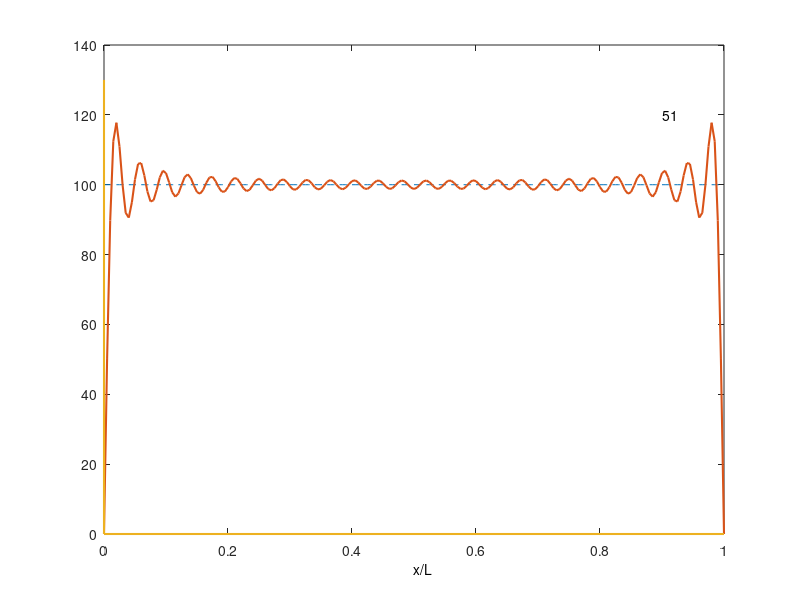

This chart was generated by the following MATLAB code:


n=201
m=51
for i=1:m 
 for j=1:n
 x=(j-1)/(n-1);
 C(i,j)=(200/(i*pi))*(1-cos(i*pi))*sin(i*pi*x);
  end
  end
y3=sum(C);




x1=(0:1/200:1);
y1=(200/pi).*(1-cos(pi)).*sin(pi.*x1);
y2=100+x1-x1;
plot(x1,y2,'--')
hold on

plot(x1,y3,'linewidth',1.5)


q=[0 1];
r=[0 0];
line(q,r,'linewidth',1.5)
q=[0 0];
r=[0 130];
line(q,r,'linewidth',1.5)
text(0.5,-10,'x/L')
text(0.90,120,'51')
hold off
